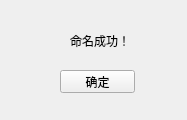
<?xml version="1.0" encoding="UTF-8"?>
<ui version="4.0">
 <class>Tips</class>
 <widget class="QWidget" name="Tips">
  <property name="geometry">
   <rect>
    <x>0</x>
    <y>0</y>
    <width>187</width>
    <height>120</height>
   </rect>
  </property>
  <property name="windowTitle">
   <string>Tips</string>
  </property>
  <widget class="QPushButton" name="enter_btn">
   <property name="geometry">
    <rect>
     <x>60</x>
     <y>70</y>
     <width>75</width>
     <height>23</height>
    </rect>
   </property>
   <property name="text">
    <string>确定</string>
   </property>
  </widget>
  <widget class="QLabel" name="label">
   <property name="geometry">
    <rect>
     <x>70</x>
     <y>30</y>
     <width>71</width>
     <height>21</height>
    </rect>
   </property>
   <property name="text">
    <string>命名成功！</string>
   </property>
  </widget>
 </widget>
 <layoutdefault spacing="6" margin="11"/>
 <resources/>
 <connections/>
</ui>
